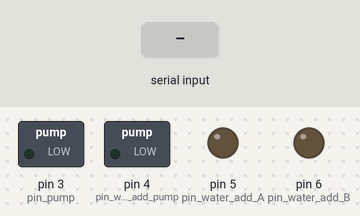
Simulated run of this sketch. Board: Arduino Uno, built with avr-gcc and run on an emulated ATmega328P. Shown: switched loads named in the sketch (green lamp = pin HIGH), output pins drawn as LEDs (lit = HIGH). The test bench sets the inputs (shaded band).

Above: at 1.2 s.
1.3 s: "pon" received over Serial
At 2.9 s:
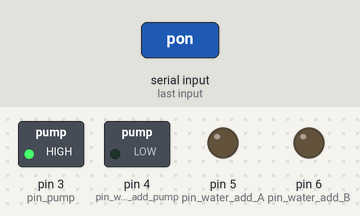
3.8 s: "won" received over Serial
At 6.0 s:
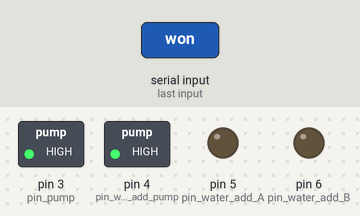
6.3 s: "pof" received over Serial
At 7.9 s:
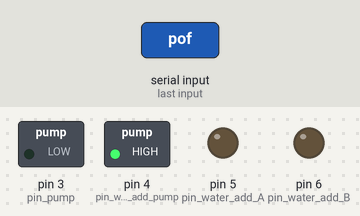
8.8 s: "b" received over Serial
At 10.9 s:
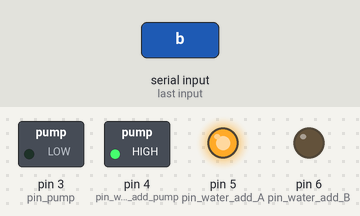
11.3 s: "a" received over Serial
At 13.6 s:
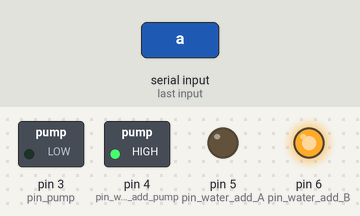
14.3 s: "wof" received over Serial
At 17.5 s:
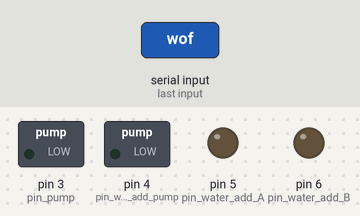
Timing chart, 0 to 18.3 s (numbered marks = the images above; inputs shaded):
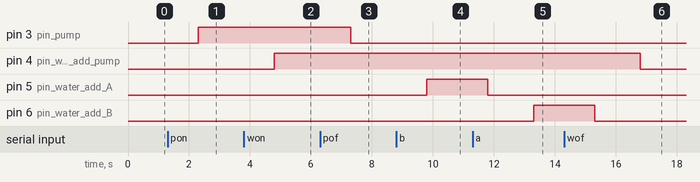

Measured:
- after the input at 1.3 s, pin 3 (pin_pump): LOW → HIGH after 1.0 s
- after the input at 3.8 s, pin 4 (pin_water_add_pump): LOW → HIGH after 1.0 s
- after the input at 6.3 s, pin 3 (pin_pump): HIGH → LOW after 1.0 s
- after the input at 8.8 s, pin 5 (pin_water_add_A): LOW → HIGH after 1.0 s
- after the input at 11.3 s, pin 6 (pin_water_add_B): LOW → HIGH after 2.0 s
- after the input at 14.3 s, pin 4 (pin_water_add_pump): HIGH → LOW after 2.5 s

The sketch:

main.ino
```cpp
// Include the libraries:
#include <Adafruit_Sensor.h>
#include <DHT.h>
// Set DHT pin:
#define DHTPIN 2
#define DHTTYPE DHT22   // DHT 22  (AM2302) sensor temperature

#include "DFRobot_EC.h"
#include <EEPROM.h>

#define EC_PIN A1

float voltage,ecValue,temperature = 25;
DFRobot_EC ec;

String incomingByte = "";
DHT dht = DHT(DHTPIN, DHTTYPE);

int pump_time = 2000;


void setup() {
  Serial.begin(9600); // opens serial port, sets data rate to 9600 bps
  pinMode(3, OUTPUT);  // pin pump
  pinMode(4, OUTPUT);  // pin water add pump
  pinMode(5, OUTPUT);  // pin water add A
  pinMode(6, OUTPUT);  // pin water add B
  dht.begin();// Setup sensor:
  ec.begin();
  //Serial.println("Starting Arduino Uno...");
}

void loop() {

if (Serial.available() > 0) {

  incomingByte = Serial.readString(); // read the incoming byte:


  if (incomingByte == "pon") {

  //Set the LED pin to HIGH. This gives power to the LED and turns it on
      digitalWrite(3, HIGH);
      delay(500);//Wait for a second
  }

  else if(incomingByte == "pof") {

  //Set the LED pin to LOW. This turns it off
      digitalWrite(3, LOW);
      delay(500);//Wait for a second
  }


  else if(incomingByte == "won") {

  //Set the LED pin to LOW. This turns it off
      digitalWrite(4, HIGH);
      //delay(pump_time);//Wait for a second
      //digitalWrite(4, LOW);
      delay(500);
  }


    else if(incomingByte == "wof") {

  //Set the LED pin to LOW. This turns it off
      digitalWrite(4, LOW);
      delay(500);
  }


  else if(incomingByte == "b") {
      digitalWrite(5, HIGH);
      delay(pump_time);//Wait for a second
      digitalWrite(5, LOW);
      delay(500);
  }


  else if(incomingByte == "a") {
      digitalWrite(6, HIGH);
      delay(pump_time);//Wait for a second
      digitalWrite(6, LOW);
      delay(500);
  }

  else if(incomingByte == "tmp") {
      delay(250);
      float t = dht.readTemperature(); // Read the temperature as Celsius:
      delay(500);
      //Serial.print("Temperature: ");
      Serial.print(t);
      delay(250);
  }


  else if(incomingByte == "hum") {
      delay(250);
      float h = dht.readHumidity();// Read the humidity in %:
      delay(500);
      //Serial.print("Humidity: ");
      Serial.print(h);
      delay(250);
  }

  else if(incomingByte == "ec") {
      delay(250);
      voltage = analogRead(EC_PIN)/1024.0*5000;  // read the voltage
      ecValue =  ec.readEC(voltage,temperature);
      delay(500);
      //Serial.print("Conductivity: ");
      Serial.print(ecValue,2);
      delay(250);
  }


}
}
```
